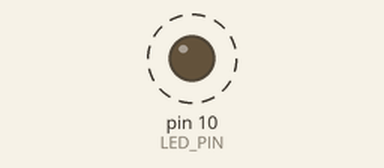
Bench run of a sketch on a simulated Arduino Uno, built with avr-gcc and run on an emulated ATmega328P. On the bench: output pins drawn as LEDs (lit = HIGH). Dashed ring = blinking.

Above: at 0.5 s.
Timing chart, 0 to 4.6 s (numbered marks = the images above):
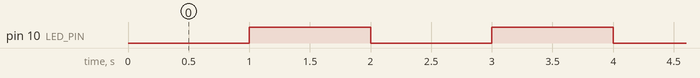

The sketch:

LED_Blink_ii.ino
```cpp
#define LED_PIN 10

void setup(){
    pinMode(LED_PIN, OUTPUT);
}

unsigned long currentTime;
bool Flag = true; // aktueller Status der LED
const unsigned long BLINK_INTERVAL = 1000;  // Intervall für das Blinken in Millisekunden
unsigned long lastBlinkTime = 0;  // Zeitpunkt des letzten Blinkens

void loop() {
    // Aktuelle Zeit abfragen
    unsigned long currentTime = millis();

    // Prüfen, ob das Intervall für das Blinken abgelaufen ist
    if (currentTime - lastBlinkTime >= BLINK_INTERVAL) {
        if(Flag == 1)
        {
            digitalWrite(LED_PIN, HIGH);
            Flag = 0;
        }
        else
        {
            digitalWrite(LED_PIN,LOW);
            Flag = 1;
        }
        lastBlinkTime = currentTime;
    }
}
```

Measured:
- by itself, pin 10 (LED_PIN): alternates HIGH for 1.0 s and LOW for 1.0 s
